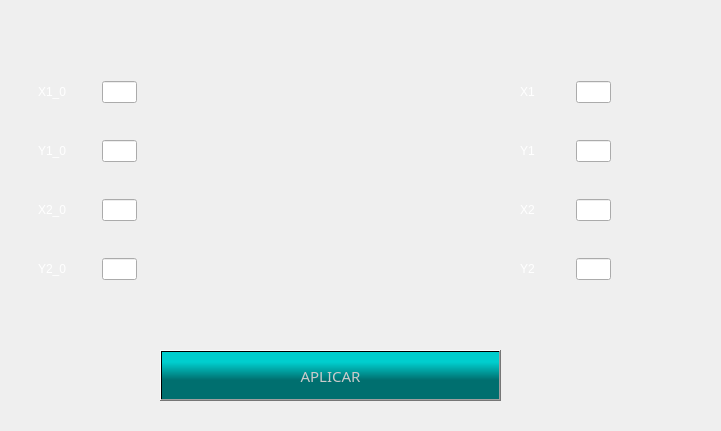
   <widget class="QWidget" name="settings1_widget" native="true">
    <property name="geometry">
     <rect>
      <x>52</x>
      <y>102</y>
      <width>721</width>
      <height>431</height>
     </rect>
    </property>
    <property name="styleSheet">
     <string notr="true">#Label_x1_0_A{
	color: rgb(255, 255, 255);
}
#Label_x1_A{
	color: rgb(255, 255, 255);
}
#Label_y1_0_A{
	color: rgb(255, 255, 255);
}
#Label_y1_A{
	color: rgb(255, 255, 255);
}
#Label_x2_0_A{
	color: rgb(255, 255, 255);
}
#Label_x2_A{
	color: rgb(255, 255, 255);
}
#Label_y2_0_A{
	color: rgb(255, 255, 255);
}
#Label_y2_A{
	color: rgb(255, 255, 255);
}
#Label_x3_0_A{
	color: rgb(255, 255, 255);
}
#aplicate1_btn{
	background-color:qlineargradient(spread:pad, x1:0.5, y1:0.596636, x2:0.5, y2:0.216, stop:0 rgba(0, 111, 111, 255), stop:1 rgba(0, 206, 206, 255));
	color: rgb(203, 203, 203);
}</string>
    </property>
    <widget class="QWidget" name="gridLayoutWidget_7">
     <property name="geometry">
      <rect>
       <x>30</x>
       <y>50</y>
       <width>116</width>
       <height>261</height>
      </rect>
     </property>
     <layout class="QGridLayout" name="gridLayout_7">
      <property name="leftMargin">
       <number>0</number>
      </property>
      <property name="topMargin">
       <number>0</number>
      </property>
      <property name="verticalSpacing">
       <number>6</number>
      </property>
      <item row="2" column="0">
       <widget class="QLabel" name="Label_x2_0_A">
        <property name="text">
         <string>X2_0</string>
        </property>
       </widget>
      </item>
      <item row="1" column="2">
       <widget class="QLineEdit" name="y1_0_A">
        <property name="maximumSize">
         <size>
          <width>35</width>
          <height>16777215</height>
         </size>
        </property>
       </widget>
      </item>
      <item row="2" column="2">
       <widget class="QLineEdit" name="x2_0_A">
        <property name="maximumSize">
         <size>
          <width>35</width>
          <height>16777215</height>
         </size>
        </property>
       </widget>
      </item>
      <item row="0" column="2">
       <widget class="QLineEdit" name="x1_0_A">
        <property name="maximumSize">
         <size>
          <width>35</width>
          <height>16777215</height>
         </size>
        </property>
        <property name="text">
         <string/>
        </property>
       </widget>
      </item>
      <item row="0" column="0">
       <widget class="QLabel" name="Label_x1_0_A">
        <property name="frameShadow">
         <enum>QFrame::Sunken</enum>
        </property>
        <property name="text">
         <string>X1_0</string>
        </property>
       </widget>
      </item>
      <item row="1" column="0">
       <widget class="QLabel" name="Label_y1_0_A">
        <property name="text">
         <string>Y1_0</string>
        </property>
       </widget>
      </item>
      <item row="3" column="2">
       <widget class="QLineEdit" name="y2_0_A">
        <property name="maximumSize">
         <size>
          <width>35</width>
          <height>16777215</height>
         </size>
        </property>
       </widget>
      </item>
      <item row="3" column="0">
       <widget class="QLabel" name="Label_y2_0_A">
        <property name="maximumSize">
         <size>
          <width>30</width>
          <height>16777215</height>
         </size>
        </property>
        <property name="text">
         <string>Y2_0</string>
        </property>
       </widget>
      </item>
      <item row="2" column="1">
       <spacer name="horizontalSpacer_7">
        <property name="orientation">
         <enum>Qt::Horizontal</enum>
        </property>
        <property name="sizeType">
         <enum>QSizePolicy::Fixed</enum>
        </property>
        <property name="sizeHint" stdset="0">
         <size>
          <width>20</width>
          <height>20</height>
         </size>
        </property>
       </spacer>
      </item>
     </layout>
    </widget>
    <widget class="QLabel" name="IMG_MEC1">
     <property name="geometry">
      <rect>
       <x>170</x>
       <y>50</y>
       <width>311</width>
       <height>251</height>
      </rect>
     </property>
     <property name="text">
      <string/>
     </property>
     <property name="pixmap">
      <pixmap>mecanismo.PNG</pixmap>
     </property>
     <property name="scaledContents">
      <bool>true</bool>
     </property>
    </widget>
    <widget class="QPushButton" name="aplicate1_btn">
     <property name="geometry">
      <rect>
       <x>160</x>
       <y>350</y>
       <width>341</width>
       <height>51</height>
      </rect>
     </property>
     <property name="font">
      <font>
       <family>Candara</family>
       <pointsize>11</pointsize>
      </font>
     </property>
     <property name="styleSheet">
      <string notr="true"/>
     </property>
     <property name="text">
      <string>APLICAR</string>
     </property>
    </widget>
    <widget class="QWidget" name="gridLayoutWidget_8">
     <property name="geometry">
      <rect>
       <x>510</x>
       <y>50</y>
       <width>113</width>
       <height>261</height>
      </rect>
     </property>
     <layout class="QGridLayout" name="gridLayout_9">
      <item row="2" column="0">
       <widget class="QLabel" name="Label_x2_A">
        <property name="text">
         <string>X2</string>
        </property>
       </widget>
      </item>
      <item row="1" column="2">
       <widget class="QLineEdit" name="y1_A">
        <property name="maximumSize">
         <size>
          <width>35</width>
          <height>16777215</height>
         </size>
        </property>
       </widget>
      </item>
      <item row="2" column="2">
       <widget class="QLineEdit" name="x2_A">
        <property name="maximumSize">
         <size>
          <width>35</width>
          <height>16777215</height>
         </size>
        </property>
       </widget>
      </item>
      <item row="0" column="2">
       <widget class="QLineEdit" name="x1_A">
        <property name="maximumSize">
         <size>
          <width>35</width>
          <height>16777215</height>
         </size>
        </property>
        <property name="text">
         <string/>
        </property>
       </widget>
      </item>
      <item row="0" column="0">
       <widget class="QLabel" name="Label_x1_A">
        <property name="frameShadow">
         <enum>QFrame::Sunken</enum>
        </property>
        <property name="text">
         <string>X1</string>
        </property>
       </widget>
      </item>
      <item row="1" column="0">
       <widget class="QLabel" name="Label_y1_A">
        <property name="text">
         <string>Y1</string>
        </property>
       </widget>
      </item>
      <item row="3" column="2">
       <widget class="QLineEdit" name="y2_A">
        <property name="maximumSize">
         <size>
          <width>35</width>
          <height>16777215</height>
         </size>
        </property>
       </widget>
      </item>
      <item row="3" column="0">
       <widget class="QLabel" name="Label_y2_A">
        <property name="maximumSize">
         <size>
          <width>20</width>
          <height>16777215</height>
         </size>
        </property>
        <property name="text">
         <string>Y2   </string>
        </property>
       </widget>
      </item>
      <item row="2" column="1">
       <spacer name="horizontalSpacer_9">
        <property name="orientation">
         <enum>Qt::Horizontal</enum>
        </property>
        <property name="sizeType">
         <enum>QSizePolicy::Fixed</enum>
        </property>
        <property name="sizeHint" stdset="0">
         <size>
          <width>20</width>
          <height>20</height>
         </size>
        </property>
       </spacer>
      </item>
     </layout>
    </widget>
   </widget>
